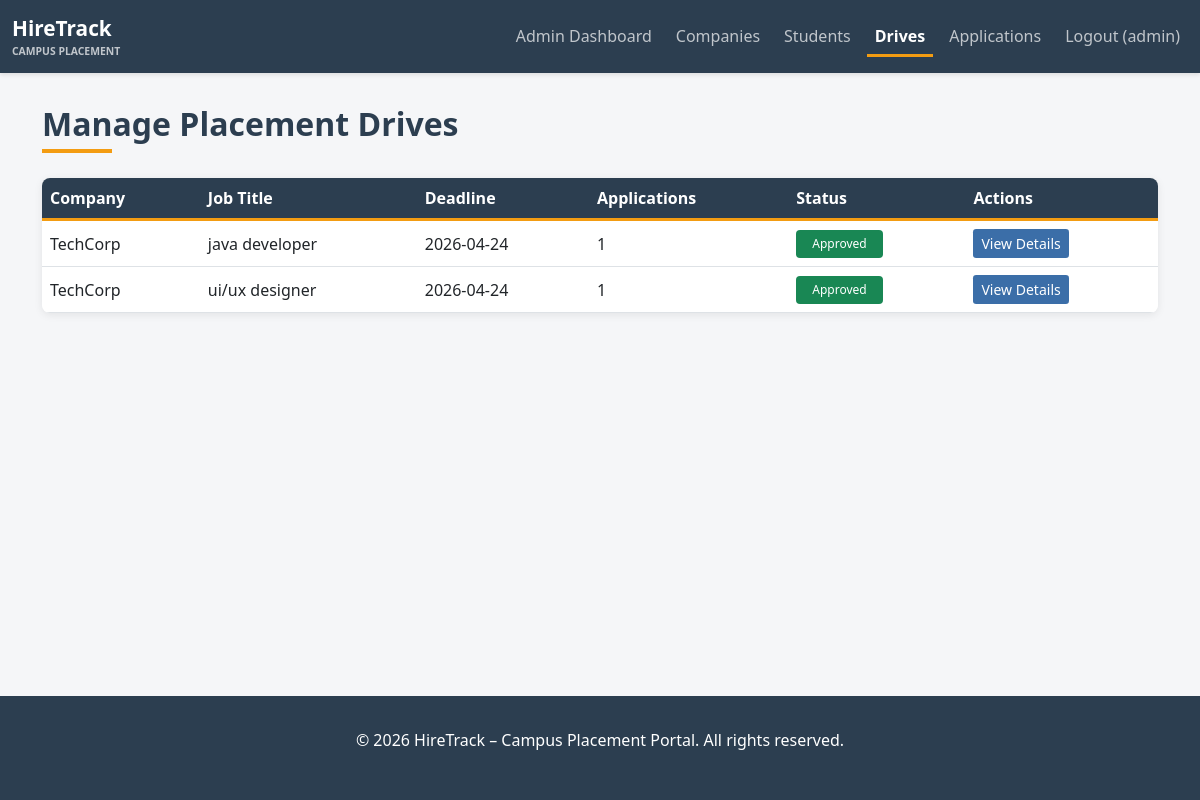
The app's page /admin/drives (signed in) with its own data.
### app/models.py (models this page shows, shortened)
class Admin(UserMixin, db.Model):
    __tablename__ = 'admin'
    id = db.Column(db.Integer, primary_key=True)
    username = db.Column(db.String(120), unique=True, nullable=False, index=True)
    email = db.Column(db.String(120), unique=True, nullable=False, index=True)
    password_hash = db.Column(db.String(255), nullable=False)
    created_at = db.Column(db.DateTime, default=datetime.utcnow)

class PlacementDrive(db.Model):
    __tablename__ = 'placement_drive'
    id = db.Column(db.Integer, primary_key=True)
    company_id = db.Column(db.Integer, db.ForeignKey('company.id'), nullable=False)
    job_title = db.Column(db.String(255), nullable=False)
    job_description = db.Column(db.Text, nullable=False)
    eligibility_criteria = db.Column(db.Text)
    salary = db.Column(db.String(100))
    application_deadline = db.Column(db.DateTime, nullable=False)
    status = db.Column(db.String(20), default='Pending')  # Pending, Approved, Closed, Rejected
    created_at = db.Column(db.DateTime, default=datetime.utcnow)
    updated_at = db.Column(db.DateTime, default=datetime.utcnow, onupdate=datetime.utcnow)
    applications = db.relationship('Application', backref='placement_drive', lazy=True, cascade='all, delete-orphan')
    def get_application_count(self):
        return Application.query.filter_by(drive_id=self.id).count()

class Company(UserMixin, db.Model):
    __tablename__ = 'company'
    id = db.Column(db.Integer, primary_key=True)
    company_name = db.Column(db.String(255), nullable=False, unique=True)
    email = db.Column(db.String(120), unique=True, nullable=False, index=True)
    password_hash = db.Column(db.String(255), nullable=False)
    hr_contact = db.Column(db.String(120), nullable=False)
    website = db.Column(db.String(255))
    approval_status = db.Column(db.String(20), default='Pending')  # Pending, Approved, Rejected
    is_active = db.Column(db.Boolean, default=True)
    created_at = db.Column(db.DateTime, default=datetime.utcnow)
    placement_drives = db.relationship('PlacementDrive', backref='company', lazy=True, cascade='all, delete-orphan')

### app/routes.py (the view)
@admin_bp.route('/drives')
@admin_required
def manage_drives():
    page = request.args.get('page', 1, type=int)
    drives = PlacementDrive.query.paginate(page=page, per_page=10)
    return render_template('admin/manage_drives.html', drives=drives)

### app/routes.py (called while the page is built)
def admin_required(f):
    @wraps(f)
    def decorated_function(*args, **kwargs):
        if not current_user.is_authenticated or not isinstance(current_user, Admin):
            flash('You must be logged in as admin to access this page.', 'danger')
            return redirect(url_for('auth.login'))
        return f(*args, **kwargs)
    return decorated_function

### app/templates/admin/manage_drives.html (shortened to what this page needs)
{% extends "base.html" %}
{% block content %}
<div class="container">
<div class="mb-4">
<h2 class="admin-title mb-1">Manage Placement Drives</h2>
<div class="admin-accent"></div>
</div>
<div class="table-container">
<div class="table-responsive">
<table class="table table-hover align-middle mb-0">
<thead>
<tr>
<th>Company</th>
<th>Job Title</th>
<th>Deadline</th>
<th>Applications</th>
<th>Status</th>
<th>Actions</th>
</tr>
</thead>
<tbody>
{% if drives.items %}
{% for drive in drives.items %}
<tr>
<td>{{ drive.company.company_name }}</td>
<td>{{ drive.job_title }}</td>
<td>{{ drive.application_deadline.strftime('%Y-%m-%d') }}</td>
<td>{{ drive.get_application_count() }}</td>
<td>
{% if drive.status == 'Pending' %}
<span class="badge bg-warning text-dark">Pending</span>
{% elif drive.status == 'Approved' %}
<span class="badge bg-success">Approved</span>
{% elif drive.status == 'Closed' %}
<span class="badge bg-secondary">Closed</span>
{% else %}
<span class="badge bg-danger">Rejected</span>
{% endif %}
</td>
<td>
<div class="d-flex gap-2" style="flex-wrap:wrap;">
<button type="button" class="btn btn-view-details btn-sm" data-bs-toggle="modal" data-bs-target="#driveModal{{ drive.id }}">
View Details
</button>
</div>
</td>
</tr>
{% endfor %}
{% else %}
<tr>
<td colspan="6" class="text-center text-muted py-4">
No drives found
</td>
</tr>
{% endif %}
</tbody>
</table>
</div>
</div>
</div>
{% endblock %}

### app/templates/base.html (shortened to what this page needs)
<!DOCTYPE html>
<html lang="en">
<head>
<link rel="stylesheet" href="https://cdn.jsdelivr.net/npm/bootstrap@5.1.3/dist/css/bootstrap.min.css">
</head>
<body>
<nav class="navbar navbar-expand-lg navbar-dark">
<div class="container-fluid">
<a class="navbar-brand d-flex align-items-center" href="{{ url_for('main.index') }}">
<div>
<div style="font-weight:700;font-size:1.3rem;">HireTrack</div>
<div style="font-size:0.65rem;opacity:0.7;">CAMPUS PLACEMENT</div>
</div>
</a>
<div class="collapse navbar-collapse" id="navbarNav">
<ul class="navbar-nav ms-auto gap-2">
{% if current_user.is_authenticated %}
{% if current_user.__class__.__name__ == 'Admin' %}
<li class="nav-item">
<a class="nav-link {% if request.endpoint=='admin.dashboard' %}active{% endif %}"
href="{{ url_for('admin.dashboard') }}">Admin Dashboard</a>
</li>
<li class="nav-item">
<a class="nav-link {% if request.endpoint=='admin.manage_companies' %}active{% endif %}"
href="{{ url_for('admin.manage_companies') }}">Companies</a>
</li>
<li class="nav-item">
<a class="nav-link {% if request.endpoint=='admin.manage_students' %}active{% endif %}"
href="{{ url_for('admin.manage_students') }}">Students</a>
</li>
<li class="nav-item">
<a class="nav-link {% if request.endpoint=='admin.manage_drives' %}active{% endif %}"
href="{{ url_for('admin.manage_drives') }}">Drives</a>
</li>
<li class="nav-item">
<a class="nav-link {% if request.endpoint=='admin.view_applications' %}active{% endif %}"
href="{{ url_for('admin.view_applications') }}">Applications</a>
</li>
{% endif %}
<li class="nav-item">
<a class="nav-link" href="{{ url_for('auth.logout') }}">
Logout ({{ current_user.username if current_user.__class__.__name__ == 'Admin' else current_user.company_name if current_user.__class__.__name__ == 'Company' else current_user.name }})
</a>
</li>
{% endif %}
</ul>
</div>
</div>
</nav>
<div class="container-main">
{% block content %}{% endblock %}
</div>
<footer>
<p>&copy; 2026 HireTrack – Campus Placement Portal. All rights reserved.</p>
</footer>
</body>
</html>

### app/templates/base.html (style rules this page uses)
:root { --primary-color:#2c3e50; --secondary-color:#3498db; --success-color:#27ae60; --danger-color:#e74c3c; --warning-color:#f39c12; }
body { font-family:'Segoe UI',Tahoma,Geneva,Verdana,sans-serif; background-color:#f5f6f8; }
.navbar { background-color:var(--primary-color); box-shadow:0 2px 4px rgba(0,0,0,0.1); }
.navbar-brand { font-weight:700; font-size:1.5rem; }
.container-main { margin-top:2rem; margin-bottom:2rem; }
html, body { height: 100%; }
body { display: flex; flex-direction: column; }
.container-main { flex: 1; }
.table { background-color:white; border-radius:8px; }
.badge { padding:0.5rem 1rem; font-weight:500; }
.nav-link { color:rgba(255,255,255,0.7)!important; transition:all 0.2s ease; }
.nav-link.active { color:white!important; border-bottom:3px solid #f39c12; font-weight:600; padding-bottom:6px; }
footer { background-color:var(--primary-color); color:white; padding:2rem 0; margin-top:3rem; text-align:center; }

### app/templates/admin/manage_drives.html (style rules this page uses)
.admin-title { font-weight:700; color:#2c3e50; }
.admin-accent { border-bottom:4px solid #f39c12; width:70px; margin-top:6px; margin-bottom:25px; }
.table-container { background:white; border-radius:8px; box-shadow:0 2px 8px rgba(0,0,0,0.08); overflow:hidden; }
.table thead { background:#2c3e50; border-bottom:3px solid #f39c12; color:white; }
.btn-view-details { background:#3b6ea8; border:none; color:white; }

### records on screen
Admin: username "admin"
PlacementDrive: company.company_name "TechCorp", job_title "java developer", application_deadline "2026-04-24", get_application_count "1", status "Approved"
PlacementDrive: company.company_name "TechCorp", job_title "ui/ux designer", application_deadline "2026-04-24", get_application_count "1", status "Approved"
